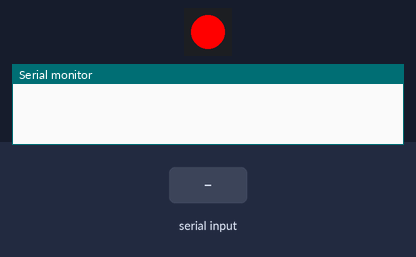
A sketch run on a simulated Arduino Uno, built with avr-gcc and run on an emulated ATmega328P. Parts: 1 RGB LEDs in strip order, left to right, the last lines printed to the serial monitor. Inputs (shaded band) come from the test bench. Dim RGB values are drawn brighter than linear.

Above: at 1.2 s.
1.3 s: "0" received over the second serial link
At 2.0 s:
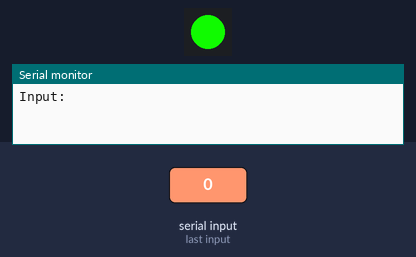
2.8 s: "2" received over the second serial link
At 3.4 s:
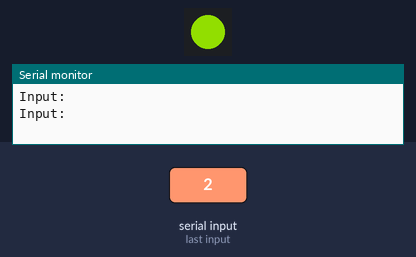
4.3 s: "1" received over the second serial link
At 4.8 s:
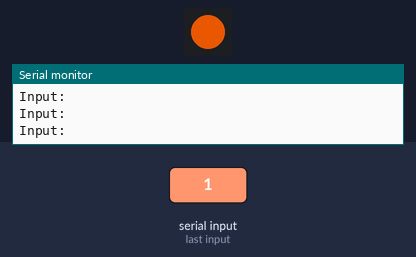
Timing chart, 0 to 7.3 s (numbered marks = the images above; inputs shaded):
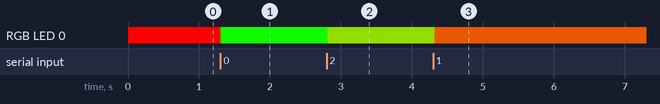

Measured:
- after the input at 1.3 s, RGB LED 0: RGB(255, 0, 0) → RGB(15, 240, 0) at once
- after the input at 2.8 s, RGB LED 0: RGB(15, 240, 0) → RGB(101, 154, 0) at once
- after the input at 4.3 s, RGB LED 0: RGB(101, 154, 0) → RGB(186, 69, 0) at once

The sketch:

receiver.ino
```cpp
#include <SoftwareSerial.h>
#include <Adafruit_NeoPixel.h>

/*
 * This is the receiver part of our
 * direct serial connection test
 * between two Arduinos. It echoes the
 * received data and turns the onboard
 * NeoPixel green when data is received.
 * The idea is that both Flora's NeoPixels
 * show the same colour.
 */

// Set up a custom serial connection with
// RX and TX reversed.
const int RX_PIN = 9;
const int TX_PIN = 10;
SoftwareSerial conn(RX_PIN, TX_PIN);

// Set up the onboard neo pixel
Adafruit_NeoPixel strip = Adafruit_NeoPixel(1, 8, NEO_GRB + NEO_KHZ800);

// Create an input buffer
const int INPUT_SIZE = 1;
char input[INPUT_SIZE + 1];

// The status is the data we receive
int status = 0;

// Initialize all the parts
void setup() {
  conn.begin(9600);
  Serial.begin(9600);
  strip.begin();
  strip.show();
}

// Read the software serial and echo the received data
// also color the onboard NeoPixel depending on the received
// status
void loop() {
  if (conn.available()) {
    Serial.println("Input: ");
    byte size = conn.readBytes(input, INPUT_SIZE);
    input[size] = 0;
    status = input[0];
  }

  setFloraColor(255-85*status,status*85,0);

  delay(50);

}

// Convenience function to recolour the NeoPixel
void setFloraColor(int r, int g, int b)
{
  strip.setPixelColor(0, strip.Color(r, g, b));
  strip.show();
}
```
